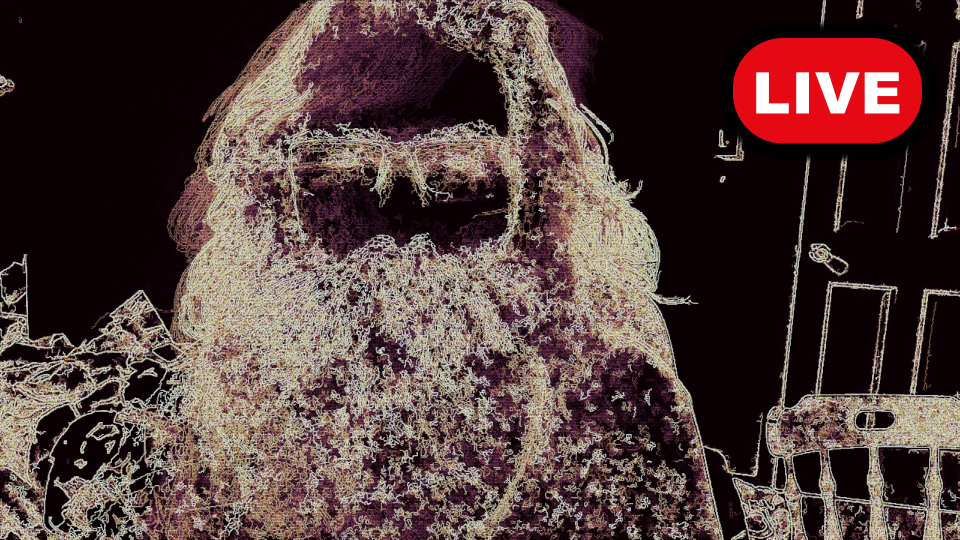
#> input picture live_live_live.jpg, 1920 x 1080 px (shown at 1/2 size); its folder holds only this picture in this run
$ python -i scoring.py   (imports and definitions only)   (older library calls are emulated)
#> lines starting #> are read from the running program, lines starting #| are printed output that depends on the picture
#!/usr/bin/env python3
"""
scoring.py — Scoring engine for Video Thumbnail Picker v5
==========================================================
Contains constants, scoring functions, audio/scene analysis, the Candidate
dataclass, and the background AnalysisThread.

This module is imported by ``main.py`` and ``widgets.py``.  It intentionally
has **no widget code** — all GUI classes live in the companion modules.
"""

from __future__ import annotations

import sys, math, os, subprocess, logging, traceback
from dataclasses import dataclass
from pathlib import Path

import cv2
import numpy as np

from PyQt6.QtCore import QThread, pyqtSignal

# ────────────────────────────────────────────────────────────────────────────
# Logging setup
# ────────────────────────────────────────────────────────────────────────────

logger = logging.getLogger("thumbnail_picker")

# ────────────────────────────────────────────────────────────────────────────
# Constants
# ────────────────────────────────────────────────────────────────────────────

PRESETS: dict[str, tuple[int, int] | None] = {
    "Original":                 None,
    "YouTube  (1280×720)":      (1280, 720),
    "YouTube  (1920×1080)":     (1920, 1080),
    "Instagram (1080×1080)":    (1080, 1080),
    "Instagram (1080×1350)":    (1080, 1350),
    "Twitter  (1200×675)":      (1200, 675),
    "Facebook (1200×630)":      (1200, 630),
    "LinkedIn (1200×627)":      (1200, 627),
    "TikTok  (1080×1920)":     (1080, 1920),
}

DEFAULT_CANDIDATES = 8
DEFAULT_SAMPLES = 80

WEIGHTS_DEFAULT: dict[str, float] = {
    "sharpness":         0.14,
    "colorfulness":      0.10,
    "contrast":          0.08,
    "brightness":        0.06,
    "entropy":           0.08,
    "composition":       0.10,
    "skin_tone":         0.05,
    "faces":             0.12,
    "motion":            0.05,
    "exposure_quality":  0.06,
    "dynamic_range":     0.04,
    "visual_complexity": 0.04,
    "color_harmony":     0.04,
    "center_weight":     0.04,
}

WEIGHT_PROFILES = {
    "General (balanced)":    WEIGHTS_DEFAULT.copy(),
    "YouTube  (faces)":      {**WEIGHTS_DEFAULT, "faces": 0.22, "sharpness": 0.12, "center_weight": 0.08, "motion": 0.02},
    "Instagram (colour)":    {**WEIGHTS_DEFAULT, "colorfulness": 0.22, "color_harmony": 0.10, "composition": 0.10},
    "TikTok   (dynamic)":    {**WEIGHTS_DEFAULT, "motion": 0.20, "visual_complexity": 0.10, "dynamic_range": 0.08},
    "Film     (moody)":      {**WEIGHTS_DEFAULT, "contrast": 0.18, "dynamic_range": 0.14, "exposure_quality": 0.10},
    "Documentary (clean)":   {**WEIGHTS_DEFAULT, "sharpness": 0.22, "exposure_quality": 0.12, "composition": 0.10},
    "Thumbnail (general)":   {**WEIGHTS_DEFAULT, "sharpness": 0.15, "faces": 0.15, "colorfulness": 0.12,
                               "contrast": 0.10, "composition": 0.10, "visual_complexity": 0.08},
    "Cinematic (dramatic)":  {**WEIGHTS_DEFAULT, "dynamic_range": 0.18, "contrast": 0.16,
                               "color_harmony": 0.10, "composition": 0.10},
}

CRIT_LABELS: dict[str, str] = {
    "sharpness":         "Sharpness",
    "colorfulness":      "Colourfulness",
    "contrast":          "Contrast",
    "brightness":        "Brightness",
    "entropy":           "Entropy",
    "composition":       "Composition",
    "skin_tone":         "Skin Tone",
    "faces":             "Faces",
    "motion":            "Motion",
    "exposure_quality":  "Exposure Q.",
    "dynamic_range":     "Dyn. Range",
    "visual_complexity": "Complexity",
    "color_harmony":     "Colour Harm.",
    "center_weight":     "Centre Wt.",
}

# ──── Catppuccin Mocha palette ────
C_BG       = "#1e1e2e"; C_SURFACE  = "#2a2a3c"; C_CARD     = "#313244"
C_OVERLAY  = "#45475a"; C_TEXT     = "#cdd6f4"; C_SUBTEXT  = "#a6adc8"
C_BLUE     = "#89b4fa"; C_GREEN    = "#a6e3a1"; C_YELLOW   = "#f9e2af"
C_PEACH    = "#fab387"; C_RED      = "#f38ba8"; C_MAUVE    = "#cba6f7"
C_TEAL     = "#94e2d5"; C_LAVENDER = "#b4befe"; C_PINK     = "#f5c2e7"

# ────────────────────────────────────────────────────────────────────────────
# QSS
# ────────────────────────────────────────────────────────────────────────────

STYLESHEET = f"""
QMainWindow {{ background:{C_BG}; }}
QWidget {{ color:{C_TEXT}; font-family:"Segoe UI","SF Pro","Helvetica Neue",sans-serif; }}
QGroupBox {{
    border:1px solid {C_OVERLAY}; border-radius:8px; margin-top:12px;
    padding:14px 10px 10px; font-weight:bold; font-size:11px;
    color:{C_LAVENDER}; background:{C_SURFACE};
}}
QGroupBox::title {{ subcontrol-origin:margin; left:12px; padding:0 6px; }}
QPushButton {{
    background:{C_OVERLAY}; color:{C_TEXT}; border:none; border-radius:6px;
    padding:8px 16px; font-size:12px; font-weight:bold; min-height:18px;
}}
QPushButton:hover {{ background:{C_BLUE}; color:{C_BG}; }}
QPushButton:pressed {{ background:{C_LAVENDER}; color:{C_BG}; }}
QPushButton:disabled {{ background:{C_OVERLAY}; color:{C_OVERLAY}; }}
QPushButton#btnPrimary {{ background:{C_BLUE}; color:{C_BG}; }}
QPushButton#btnPrimary:hover {{ background:{C_LAVENDER}; }}
QPushButton#btnGreen {{ background:{C_GREEN}; color:{C_BG}; }}
QPushButton#btnGreen:hover {{ background:{C_TEAL}; }}
QPushButton#btnMauve {{ background:{C_MAUVE}; color:{C_BG}; }}
QPushButton#btnMauve:hover {{ background:{C_PINK}; }}
QPushButton#btnPeach {{ background:{C_PEACH}; color:{C_BG}; }}
QPushButton#btnPeach:hover {{ background:{C_YELLOW}; }}
QPushButton#btnRed {{ background:{C_RED}; color:{C_BG}; }}
QPushButton#btnRed:hover {{ background:{C_PEACH}; }}
QPushButton#btnYellow {{ background:{C_YELLOW}; color:{C_BG}; }}
QPushButton#btnYellow:hover {{ background:{C_PEACH}; }}
QPushButton#btnTeal {{ background:{C_TEAL}; color:{C_BG}; }}
QPushButton#btnTeal:hover {{ background:{C_GREEN}; }}
QProgressBar {{
    border:none; border-radius:4px; background:{C_OVERLAY};
    text-align:center; color:{C_BG}; font-weight:bold; font-size:11px; min-height:18px;
}}
QProgressBar::chunk {{
    border-radius:4px;
    background:qlineargradient(x1:0,y1:0,x2:1,y2:0,stop:0 {C_BLUE},stop:1 {C_TEAL});
}}
QComboBox {{
    background:{C_CARD}; color:{C_TEXT}; border:1px solid {C_OVERLAY};
    border-radius:6px; padding:6px 12px; font-size:11px; min-height:18px;
}}
QComboBox::drop-down {{ border:none; width:24px; }}
QComboBox::down-arrow {{
    image:none; border-left:5px solid transparent; border-right:5px solid transparent;
    border-top:6px solid {C_SUBTEXT}; margin-right:8px;
}}
QComboBox QAbstractItemView {{
    background:{C_CARD}; color:{C_TEXT}; selection-background-color:{C_BLUE};
    selection-color:{C_BG}; border:1px solid {C_OVERLAY};
}}
QSpinBox, QDoubleSpinBox {{
    background:{C_CARD}; color:{C_TEXT}; border:1px solid {C_OVERLAY};
    border-radius:6px; padding:6px 10px; font-size:11px; min-height:18px;
}}
QSpinBox::up-button,QSpinBox::down-button {{ background:{C_OVERLAY}; border:none; width:18px; }}
QSpinBox::up-button:hover,QSpinBox::down-button:hover {{ background:{C_BLUE}; }}
QScrollArea {{ border:none; background:transparent; }}
QScrollBar:vertical {{
    background:{C_SURFACE}; width:10px; border-radius:5px; margin:0;
}}
QScrollBar::handle:vertical {{
    background:{C_OVERLAY}; border-radius:5px; min-height:30px;
}}
QScrollBar::handle:vertical:hover {{ background:{C_BLUE}; }}
QScrollBar::add-line:vertical,QScrollBar::sub-line:vertical {{ height:0; }}
QScrollBar:horizontal {{
    background:{C_SURFACE}; height:10px; border-radius:5px; margin:0;
}}
QScrollBar::handle:horizontal {{
    background:{C_OVERLAY}; border-radius:5px; min-width:30px;
}}
QScrollBar::handle:horizontal:hover {{ background:{C_BLUE}; }}
QScrollBar::add-line:horizontal,QScrollBar::sub-line:horizontal {{ width:0; }}
QStatusBar {{
    background:{C_SURFACE}; color:{C_SUBTEXT}; font-size:11px;
    border-top:1px solid {C_OVERLAY};
}}
QLabel {{ background:transparent; }}
QGraphicsView {{ border:none; background:{C_CARD}; border-radius:8px; }}
QSplitter::handle {{ background:{C_OVERLAY}; width:2px; }}
QSplitter::handle:vertical {{ background:{C_OVERLAY}; height:2px; }}
QToolBar {{ background:{C_SURFACE}; border:none; spacing:6px; padding:4px; }}
QSlider::groove:horizontal {{
    height:6px; background:{C_OVERLAY}; border-radius:3px;
}}
QSlider::handle:horizontal {{
    background:{C_BLUE}; width:16px; height:16px; margin:-5px 0;
    border-radius:8px;
}}
QSlider::handle:horizontal:hover {{ background:{C_LAVENDER}; }}
QSlider::sub-page:horizontal {{
    background:{C_BLUE}; border-radius:3px;
}}
QCheckBox {{ spacing:6px; font-size:11px; }}
QCheckBox::indicator {{
    width:16px; height:16px; border:2px solid {C_OVERLAY};
    border-radius:4px; background:{C_CARD};
}}
QCheckBox::indicator:checked {{ background:{C_BLUE}; border-color:{C_BLUE}; }}
QRadioButton {{ spacing:6px; font-size:11px; }}
QRadioButton::indicator {{
    width:14px; height:14px; border:2px solid {C_OVERLAY};
    border-radius:7px; background:{C_CARD};
}}
QRadioButton::indicator:checked {{ background:{C_BLUE}; border-color:{C_BLUE}; }}
QToolTip {{
    background:{C_SURFACE}; color:{C_TEXT}; border:1px solid {C_OVERLAY};
    border-radius:4px; padding:6px; font-size:11px;
}}
"""

# ────────────────────────────────────────────────────────────────────────────
# Scoring engine
# ────────────────────────────────────────────────────────────────────────────

_face_cascade = _profile_cascade = None

# [13 lines left out: function _get_cascades, not called in this run]

def _to_gray(frame_bgr):
    return cv2.cvtColor(frame_bgr, cv2.COLOR_BGR2GRAY)

# ──── Frame pre-filter ────

# [33 lines left out: function prefilter_frame, not called in this run]

# ──── Improved scorers ────

def score_brightness(gray):
    """Prefer frames centred around 125 ± 50 with Gaussian falloff."""
    return float(np.exp(-0.5 * ((np.mean(gray) - 125) / 50.0) ** 2))

# [5 lines left out: function score_contrast, not called in this run]

def score_sharpness(gray):
    """Multi-metric sharpness: Laplacian variance + Tenengrad + local-patch variance."""
    # 1) Laplacian variance
    lap = np.var(cv2.Laplacian(gray, cv2.CV_64F))
    lap_score = min(lap / 500, 1)

    # 2) Tenengrad (Sobel gradient magnitude)
    sx = cv2.Sobel(gray, cv2.CV_64F, 1, 0, ksize=3)
    sy = cv2.Sobel(gray, cv2.CV_64F, 0, 1, ksize=3)
    tenengrad = np.mean(sx ** 2 + sy ** 2)
    ten_score = min(tenengrad / 3000, 1)

    # 3) Multi-scale Laplacian: downsample 2× and compute variance
    small = cv2.resize(gray, (max(1, gray.shape[1] // 2), max(1, gray.shape[0] // 2)))
    lap2 = np.var(cv2.Laplacian(small, cv2.CV_64F))
    ms_score = min(lap2 / 300, 1)

    return 0.40 * lap_score + 0.35 * ten_score + 0.25 * ms_score

# [200 lines left out: functions score_colorfulness, score_entropy, score_composition, score_skin_tone, score_faces, score_motion_flow and 5 more, not called in this run]

# ──── Scorer dispatch ────

SCORERS = {
    "sharpness":         lambda f, p: score_sharpness(_to_gray(f)),
    "colorfulness":      lambda f, p: score_colorfulness(f),
    "contrast":          lambda f, p: score_contrast(_to_gray(f)),
    "brightness":        lambda f, p: score_brightness(_to_gray(f)),
    "entropy":           lambda f, p: score_entropy(_to_gray(f)),
    "composition":       lambda f, p: score_composition(f),
    "skin_tone":         lambda f, p: score_skin_tone(f),
    "faces":             lambda f, p: score_faces(f),
    "motion":            lambda f, p: score_motion_flow(p, _to_gray(f)),
    "exposure_quality":  lambda f, p: score_exposure_quality(f),
    "dynamic_range":     lambda f, p: score_dynamic_range(f),
    "visual_complexity": lambda f, p: score_visual_complexity(f),
    "color_harmony":     lambda f, p: score_color_harmony(f),
    "center_weight":     lambda f, p: score_center_weight(f),
}

# [190 lines left out: functions compute_score, _color_histogram, filter_similar, detect_scene_changes, analyze_audio_energy, build_audio_aware_times, not called in this run]


# ────────────────────────────────────────────────────────────────────────────
# Data classes
# ────────────────────────────────────────────────────────────────────────────

@dataclass
class Candidate:
    frame_bgr: np.ndarray
    timestamp: float
    total_score: float
    breakdown: dict
    starred: bool = False

# ────────────────────────────────────────────────────────────────────────────
# Analysis thread
# ────────────────────────────────────────────────────────────────────────────

# [201 lines that did not run here, left out]

>>> import cv2
>>> picture = cv2.imread('../live_live_live.jpg', cv2.IMREAD_GRAYSCALE)
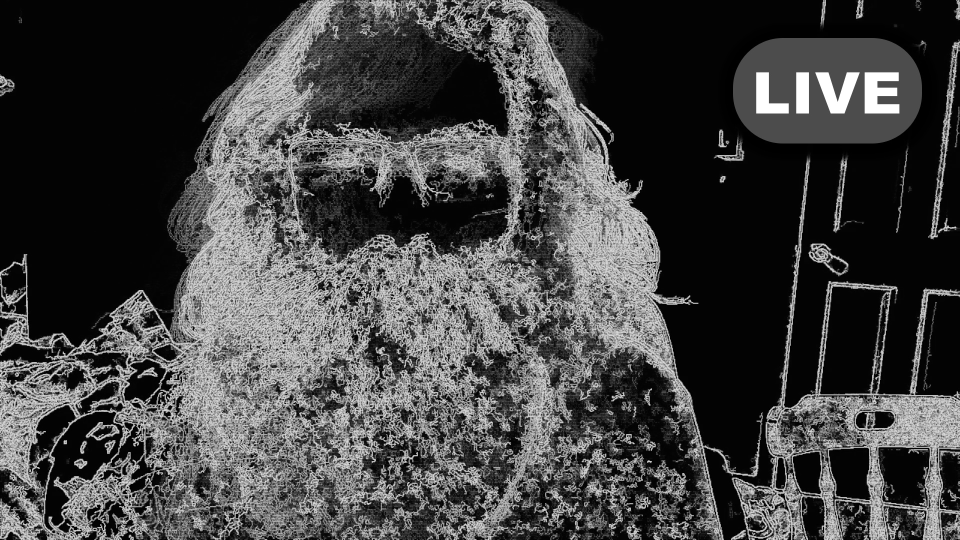
#> picture: shape (1080, 1920) (shown at 1/2 size); min 0, max 255, mean 67.4
>>> result = score_sharpness(picture)
#> in score_sharpness, `lap = np.var(cv2.Laplacian(gray, cv2.CV_64F))`: lap = 4101.7
#> in score_sharpness, `lap_score = min(lap / 500, 1)`: lap_score = 1
#> in score_sharpness, `sx = cv2.Sobel(gray, cv2.CV_64F, 1, 0, ksize=3)`:
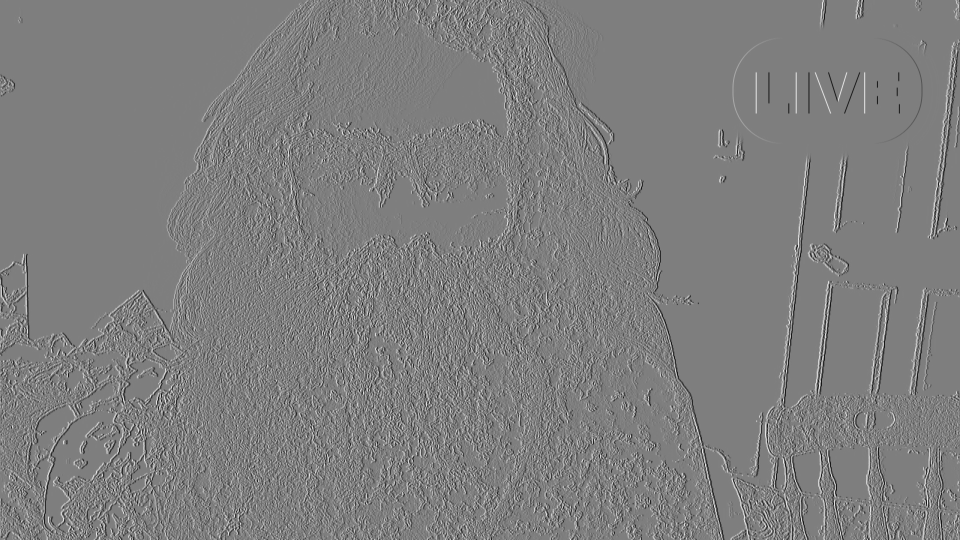
#> sx: shape (1080, 1920) float64 (shown at 1/2 size); min -869, max 881, mean -0.1; drawn with min black and max white
#> in score_sharpness, `sy = cv2.Sobel(gray, cv2.CV_64F, 0, 1, ksize=3)`:
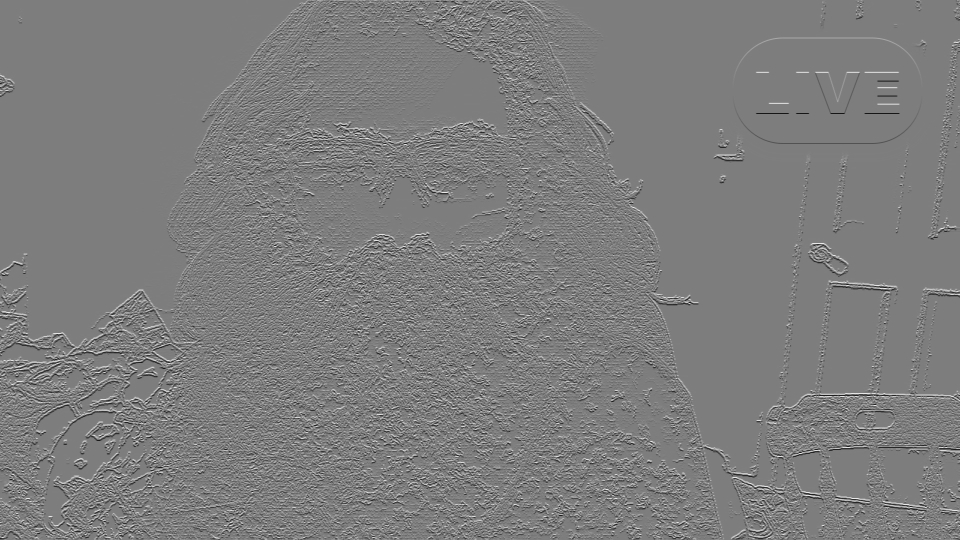
#> sy: shape (1080, 1920) float64 (shown at 1/2 size); min -876, max 902, mean 0.3; drawn with min black and max white
#> in score_sharpness, `tenengrad = np.mean(sx ** 2 + sy ** 2)`: tenengrad = 52373.8
#> in score_sharpness, `ten_score = min(tenengrad / 3000, 1)`: ten_score = 1
#> in score_sharpness, `small = cv2.resize(gray, (max(1, gray.shape[1] // 2), max(1, gray.shap..`:
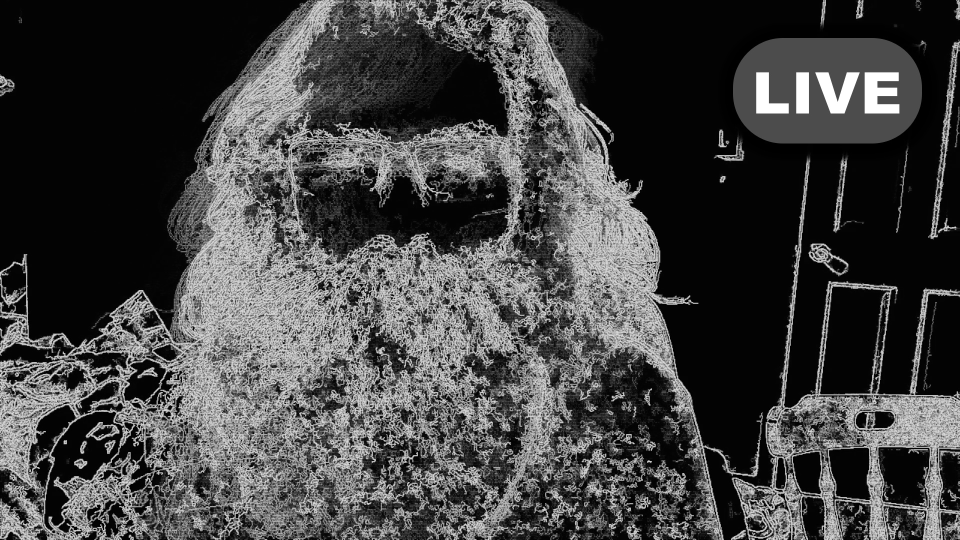
#> small: shape (540, 960); min 0, max 255, mean 67.5
#> in score_sharpness, `lap2 = np.var(cv2.Laplacian(small, cv2.CV_64F))`: lap2 = 8588.8
#> in score_sharpness, `ms_score = min(lap2 / 300, 1)`: ms_score = 1
#> result = 1
